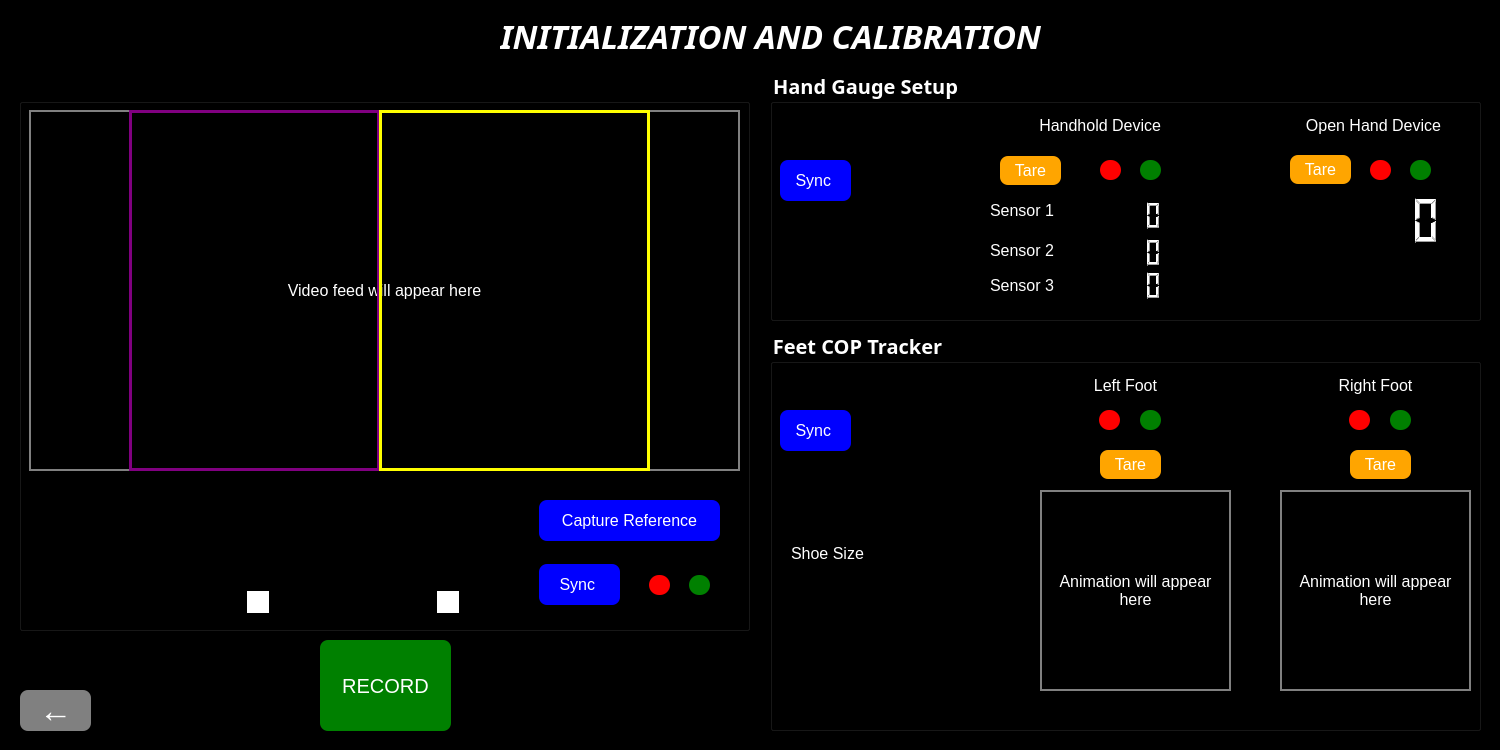
<?xml version="1.0" encoding="UTF-8"?>
<ui version="4.0">
 <class>Form</class>
 <widget class="QWidget" name="Form">
  <property name="geometry">
   <rect>
    <x>0</x>
    <y>0</y>
    <width>1500</width>
    <height>750</height>
   </rect>
  </property>
  <property name="windowTitle">
   <string>Form</string>
  </property>
  <property name="styleSheet">
   <string notr="true">background-color: rgb(0, 0, 0);</string>
  </property>
  <widget class="QLabel" name="setuptitle">
   <property name="geometry">
    <rect>
     <x>500</x>
     <y>10</y>
     <width>701</width>
     <height>51</height>
    </rect>
   </property>
   <property name="font">
    <font>
     <family>Segoe UI Variable Text Light</family>
     <pointsize>25</pointsize>
     <italic>true</italic>
     <bold>true</bold>
    </font>
   </property>
   <property name="styleSheet">
    <string notr="true">color: white;		</string>
   </property>
   <property name="text">
    <string>INITIALIZATION AND CALIBRATION</string>
   </property>
  </widget>
  <widget class="QGroupBox" name="MoCapSetupGroupBox">
   <property name="geometry">
    <rect>
     <x>19</x>
     <y>70</y>
     <width>731</width>
     <height>561</height>
    </rect>
   </property>
   <property name="font">
    <font>
     <family>Segoe UI Variable Text Light</family>
     <pointsize>15</pointsize>
     <bold>true</bold>
    </font>
   </property>
   <property name="styleSheet">
    <string notr="true">color: white;
MoCapSetupGroupBox{
	border: 10px solid white;
}
</string>
   </property>
   <property name="title">
    <string>Motion Capture Setup</string>
   </property>
   <widget class="QLabel" name="Height">
    <property name="geometry">
     <rect>
      <x>30</x>
      <y>446</y>
      <width>63</width>
      <height>31</height>
     </rect>
    </property>
    <property name="font">
     <font>
      <pointsize>12</pointsize>
     </font>
    </property>
    <property name="text">
     <string>Height</string>
    </property>
   </widget>
   <widget class="QLabel" name="Weight">
    <property name="geometry">
     <rect>
      <x>13</x>
      <y>480</y>
      <width>121</width>
      <height>31</height>
     </rect>
    </property>
    <property name="font">
     <font>
      <pointsize>12</pointsize>
     </font>
    </property>
    <property name="text">
     <string>Weight (lbs)</string>
    </property>
   </widget>
   <widget class="QLabel" name="LeadDetails">
    <property name="geometry">
     <rect>
      <x>213</x>
      <y>417</y>
      <width>63</width>
      <height>20</height>
     </rect>
    </property>
    <property name="font">
     <font>
      <pointsize>12</pointsize>
     </font>
    </property>
    <property name="text">
     <string>Lead</string>
    </property>
   </widget>
   <widget class="QLabel" name="FollowDetails">
    <property name="geometry">
     <rect>
      <x>393</x>
      <y>418</y>
      <width>63</width>
      <height>20</height>
     </rect>
    </property>
    <property name="font">
     <font>
      <pointsize>12</pointsize>
     </font>
    </property>
    <property name="text">
     <string>Follow</string>
    </property>
   </widget>
   <widget class="QLineEdit" name="HeightLfeet">
    <property name="geometry">
     <rect>
      <x>180</x>
      <y>450</y>
      <width>31</width>
      <height>26</height>
     </rect>
    </property>
    <property name="font">
     <font>
      <pointsize>12</pointsize>
     </font>
    </property>
   </widget>
   <widget class="QLineEdit" name="HeightFfeet">
    <property name="geometry">
     <rect>
      <x>370</x>
      <y>450</y>
      <width>31</width>
      <height>26</height>
     </rect>
    </property>
    <property name="font">
     <font>
      <pointsize>12</pointsize>
     </font>
    </property>
   </widget>
   <widget class="QLineEdit" name="WeightL">
    <property name="geometry">
     <rect>
      <x>180</x>
      <y>486</y>
      <width>113</width>
      <height>26</height>
     </rect>
    </property>
    <property name="font">
     <font>
      <pointsize>12</pointsize>
     </font>
    </property>
   </widget>
   <widget class="QLineEdit" name="WeightF">
    <property name="geometry">
     <rect>
      <x>370</x>
      <y>485</y>
      <width>113</width>
      <height>26</height>
     </rect>
    </property>
    <property name="font">
     <font>
      <pointsize>12</pointsize>
     </font>
    </property>
   </widget>
   <widget class="QLabel" name="Analyzing">
    <property name="geometry">
     <rect>
      <x>21</x>
      <y>514</y>
      <width>111</width>
      <height>31</height>
     </rect>
    </property>
    <property name="font">
     <font>
      <pointsize>12</pointsize>
     </font>
    </property>
    <property name="text">
     <string>Analyzing</string>
    </property>
   </widget>
   <widget class="QCheckBox" name="AnalyzeL">
    <property name="geometry">
     <rect>
      <x>228</x>
      <y>520</y>
      <width>91</width>
      <height>24</height>
     </rect>
    </property>
    <property name="styleSheet">
     <string notr="true">QCheckBox {
        color: white;
        font-size: 20px;
        font-weight: bold;
        spacing: 10px;
    }

    QCheckBox::indicator {
        width: 18px;
        height: 18px;
        border: 2px solid white;
        background-color: white;
    }

    QCheckBox::indicator:checked {
        background-color: #00aa00;
        border: 2px solid white;
    }</string>
    </property>
    <property name="text">
     <string/>
    </property>
   </widget>
   <widget class="QCheckBox" name="AnalyzeF">
    <property name="geometry">
     <rect>
      <x>418</x>
      <y>520</y>
      <width>81</width>
      <height>24</height>
     </rect>
    </property>
    <property name="styleSheet">
     <string notr="true">QCheckBox {
        color: white;
        font-size: 20px;
        font-weight: bold;
        spacing: 10px;
    }

    QCheckBox::indicator {
        width: 18px;
        height: 18px;
        border: 2px solid white;
        background-color: white;
    }

    QCheckBox::indicator:checked {
        background-color: #00aa00;
        border: 2px solid white;
    }</string>
    </property>
    <property name="text">
     <string/>
    </property>
   </widget>
   <widget class="QLabel" name="VideoFeed">
    <property name="geometry">
     <rect>
      <x>10</x>
      <y>40</y>
      <width>711</width>
      <height>361</height>
     </rect>
    </property>
    <property name="font">
     <font>
      <pointsize>12</pointsize>
     </font>
    </property>
    <property name="styleSheet">
     <string notr="true">background-color: black;
color: white;
border: 2px solid gray;</string>
    </property>
    <property name="text">
     <string>Video feed will appear here</string>
    </property>
    <property name="alignment">
     <set>Qt::AlignmentFlag::AlignCenter</set>
    </property>
   </widget>
   <widget class="QLabel" name="StartPositionL">
    <property name="geometry">
     <rect>
      <x>110</x>
      <y>40</y>
      <width>251</width>
      <height>361</height>
     </rect>
    </property>
    <property name="font">
     <font>
      <pointsize>12</pointsize>
     </font>
    </property>
    <property name="styleSheet">
     <string notr="true">background-color: transparent;
border: 3px solid purple;</string>
    </property>
    <property name="text">
     <string>Leader side for reference</string>
    </property>
    <property name="alignment">
     <set>Qt::AlignmentFlag::AlignBottom|Qt::AlignmentFlag::AlignLeading|Qt::AlignmentFlag::AlignLeft</set>
    </property>
   </widget>
   <widget class="QLabel" name="StartPositionF">
    <property name="geometry">
     <rect>
      <x>360</x>
      <y>40</y>
      <width>271</width>
      <height>361</height>
     </rect>
    </property>
    <property name="font">
     <font>
      <pointsize>12</pointsize>
     </font>
    </property>
    <property name="styleSheet">
     <string notr="true">background-color: transparent;
border: 3px solid yellow;</string>
    </property>
    <property name="text">
     <string>Follower side for reference</string>
    </property>
    <property name="alignment">
     <set>Qt::AlignmentFlag::AlignBottom|Qt::AlignmentFlag::AlignRight|Qt::AlignmentFlag::AlignTrailing</set>
    </property>
   </widget>
   <widget class="QLineEdit" name="HeightLinch">
    <property name="geometry">
     <rect>
      <x>240</x>
      <y>450</y>
      <width>31</width>
      <height>26</height>
     </rect>
    </property>
    <property name="font">
     <font>
      <pointsize>12</pointsize>
     </font>
    </property>
   </widget>
   <widget class="QLabel" name="HeightLft">
    <property name="geometry">
     <rect>
      <x>217</x>
      <y>450</y>
      <width>16</width>
      <height>20</height>
     </rect>
    </property>
    <property name="font">
     <font>
      <pointsize>12</pointsize>
     </font>
    </property>
    <property name="text">
     <string>ft</string>
    </property>
   </widget>
   <widget class="QLabel" name="HeightLin">
    <property name="geometry">
     <rect>
      <x>280</x>
      <y>450</y>
      <width>16</width>
      <height>20</height>
     </rect>
    </property>
    <property name="font">
     <font>
      <pointsize>12</pointsize>
     </font>
    </property>
    <property name="text">
     <string>in</string>
    </property>
   </widget>
   <widget class="QLabel" name="HeightFft">
    <property name="geometry">
     <rect>
      <x>407</x>
      <y>450</y>
      <width>16</width>
      <height>20</height>
     </rect>
    </property>
    <property name="font">
     <font>
      <pointsize>12</pointsize>
     </font>
    </property>
    <property name="text">
     <string>ft</string>
    </property>
   </widget>
   <widget class="QLineEdit" name="HeightFinch">
    <property name="geometry">
     <rect>
      <x>430</x>
      <y>450</y>
      <width>31</width>
      <height>26</height>
     </rect>
    </property>
    <property name="font">
     <font>
      <pointsize>12</pointsize>
     </font>
    </property>
   </widget>
   <widget class="QLabel" name="HeightFin">
    <property name="geometry">
     <rect>
      <x>468</x>
      <y>450</y>
      <width>16</width>
      <height>20</height>
     </rect>
    </property>
    <property name="font">
     <font>
      <pointsize>12</pointsize>
     </font>
    </property>
    <property name="text">
     <string>in</string>
    </property>
   </widget>
   <widget class="QPushButton" name="MocapSync">
    <property name="geometry">
     <rect>
      <x>520</x>
      <y>494</y>
      <width>81</width>
      <height>41</height>
     </rect>
    </property>
    <property name="font">
     <font>
      <pointsize>12</pointsize>
     </font>
    </property>
    <property name="acceptDrops">
     <bool>false</bool>
    </property>
    <property name="autoFillBackground">
     <bool>false</bool>
    </property>
    <property name="styleSheet">
     <string notr="true">background-color: blue;
color: white;
border-radius: 8px;
padding: 6px;</string>
    </property>
    <property name="text">
     <string>Sync </string>
    </property>
   </widget>
   <widget class="QLabel" name="MoCapRed">
    <property name="geometry">
     <rect>
      <x>630</x>
      <y>505</y>
      <width>21</width>
      <height>20</height>
     </rect>
    </property>
    <property name="styleSheet">
     <string notr="true">background-color: red;
border-radius: 10px</string>
    </property>
    <property name="text">
     <string/>
    </property>
   </widget>
   <widget class="QLabel" name="MoCapGreen">
    <property name="geometry">
     <rect>
      <x>670</x>
      <y>505</y>
      <width>21</width>
      <height>20</height>
     </rect>
    </property>
    <property name="styleSheet">
     <string notr="true">background-color: green;
border-radius: 10px</string>
    </property>
    <property name="text">
     <string/>
    </property>
   </widget>
   <widget class="QPushButton" name="CaptureReference">
    <property name="geometry">
     <rect>
      <x>520</x>
      <y>430</y>
      <width>181</width>
      <height>41</height>
     </rect>
    </property>
    <property name="font">
     <font>
      <pointsize>12</pointsize>
     </font>
    </property>
    <property name="styleSheet">
     <string notr="true">background-color: blue;
color: white;
border-radius: 8px;
padding: 6px;</string>
    </property>
    <property name="text">
     <string>Capture Reference</string>
    </property>
   </widget>
  </widget>
  <widget class="QGroupBox" name="HandGroupBox">
   <property name="geometry">
    <rect>
     <x>770</x>
     <y>70</y>
     <width>711</width>
     <height>251</height>
    </rect>
   </property>
   <property name="font">
    <font>
     <family>Segoe UI Variable Text Light</family>
     <pointsize>15</pointsize>
     <bold>true</bold>
    </font>
   </property>
   <property name="styleSheet">
    <string notr="true">color: white;</string>
   </property>
   <property name="title">
    <string>Hand Gauge Setup</string>
   </property>
   <widget class="QLabel" name="HandHold">
    <property name="geometry">
     <rect>
      <x>240</x>
      <y>40</y>
      <width>151</width>
      <height>31</height>
     </rect>
    </property>
    <property name="font">
     <font>
      <pointsize>12</pointsize>
     </font>
    </property>
    <property name="text">
     <string>Handhold Device</string>
    </property>
    <property name="alignment">
     <set>Qt::AlignmentFlag::AlignRight|Qt::AlignmentFlag::AlignTrailing|Qt::AlignmentFlag::AlignVCenter</set>
    </property>
   </widget>
   <widget class="QLabel" name="OpenHand">
    <property name="geometry">
     <rect>
      <x>480</x>
      <y>40</y>
      <width>191</width>
      <height>31</height>
     </rect>
    </property>
    <property name="font">
     <font>
      <pointsize>12</pointsize>
     </font>
    </property>
    <property name="text">
     <string>Open Hand Device</string>
    </property>
    <property name="alignment">
     <set>Qt::AlignmentFlag::AlignRight|Qt::AlignmentFlag::AlignTrailing|Qt::AlignmentFlag::AlignVCenter</set>
    </property>
   </widget>
   <widget class="QLCDNumber" name="xHandholdLBS">
    <property name="geometry">
     <rect>
      <x>300</x>
      <y>130</y>
      <width>111</width>
      <height>31</height>
     </rect>
    </property>
   </widget>
   <widget class="QLCDNumber" name="OpenHandLBS">
    <property name="geometry">
     <rect>
      <x>540</x>
      <y>120</y>
      <width>131</width>
      <height>61</height>
     </rect>
    </property>
   </widget>
   <widget class="QLabel" name="OpenHandRed">
    <property name="geometry">
     <rect>
      <x>600</x>
      <y>90</y>
      <width>21</width>
      <height>20</height>
     </rect>
    </property>
    <property name="styleSheet">
     <string notr="true">background-color: red;
border-radius: 10px</string>
    </property>
    <property name="text">
     <string/>
    </property>
   </widget>
   <widget class="QLabel" name="OpenHandGreen">
    <property name="geometry">
     <rect>
      <x>640</x>
      <y>90</y>
      <width>21</width>
      <height>20</height>
     </rect>
    </property>
    <property name="styleSheet">
     <string notr="true">background-color: green;
border-radius: 10px</string>
    </property>
    <property name="text">
     <string/>
    </property>
   </widget>
   <widget class="QLabel" name="HandholdRed">
    <property name="geometry">
     <rect>
      <x>330</x>
      <y>90</y>
      <width>21</width>
      <height>20</height>
     </rect>
    </property>
    <property name="styleSheet">
     <string notr="true">background-color: red;
border-radius: 10px</string>
    </property>
    <property name="text">
     <string/>
    </property>
   </widget>
   <widget class="QLabel" name="HandholdGreen">
    <property name="geometry">
     <rect>
      <x>370</x>
      <y>90</y>
      <width>21</width>
      <height>20</height>
     </rect>
    </property>
    <property name="styleSheet">
     <string notr="true">background-color: green;
border-radius: 10px</string>
    </property>
    <property name="text">
     <string/>
    </property>
   </widget>
   <widget class="QPushButton" name="HandSync">
    <property name="geometry">
     <rect>
      <x>10</x>
      <y>90</y>
      <width>71</width>
      <height>41</height>
     </rect>
    </property>
    <property name="font">
     <font>
      <pointsize>12</pointsize>
     </font>
    </property>
    <property name="acceptDrops">
     <bool>false</bool>
    </property>
    <property name="autoFillBackground">
     <bool>false</bool>
    </property>
    <property name="styleSheet">
     <string notr="true">background-color: blue;
color: white;
border-radius: 8px;
padding: 6px;</string>
    </property>
    <property name="text">
     <string>Sync </string>
    </property>
   </widget>
   <widget class="QLabel" name="xForceReadings">
    <property name="geometry">
     <rect>
      <x>220</x>
      <y>120</y>
      <width>101</width>
      <height>41</height>
     </rect>
    </property>
    <property name="font">
     <font>
      <pointsize>12</pointsize>
     </font>
    </property>
    <property name="text">
     <string>Sensor 1</string>
    </property>
   </widget>
   <widget class="QLabel" name="HHSyncStatus">
    <property name="geometry">
     <rect>
      <x>100</x>
      <y>90</y>
      <width>111</width>
      <height>81</height>
     </rect>
    </property>
    <property name="font">
     <font>
      <pointsize>12</pointsize>
     </font>
    </property>
    <property name="text">
     <string/>
    </property>
    <property name="wordWrap">
     <bool>true</bool>
    </property>
   </widget>
   <widget class="QLCDNumber" name="yHandholdLBS">
    <property name="geometry">
     <rect>
      <x>300</x>
      <y>167</y>
      <width>111</width>
      <height>31</height>
     </rect>
    </property>
   </widget>
   <widget class="QLCDNumber" name="zHandholdLBS">
    <property name="geometry">
     <rect>
      <x>300</x>
      <y>200</y>
      <width>111</width>
      <height>31</height>
     </rect>
    </property>
   </widget>
   <widget class="QLabel" name="yForceReadings">
    <property name="geometry">
     <rect>
      <x>220</x>
      <y>160</y>
      <width>101</width>
      <height>41</height>
     </rect>
    </property>
    <property name="font">
     <font>
      <pointsize>12</pointsize>
     </font>
    </property>
    <property name="text">
     <string>Sensor 2</string>
    </property>
   </widget>
   <widget class="QLabel" name="zForceReadings">
    <property name="geometry">
     <rect>
      <x>220</x>
      <y>200</y>
      <width>101</width>
      <height>31</height>
     </rect>
    </property>
    <property name="font">
     <font>
      <pointsize>12</pointsize>
     </font>
    </property>
    <property name="text">
     <string>Sensor 3</string>
    </property>
   </widget>
   <widget class="QPushButton" name="HHTare">
    <property name="geometry">
     <rect>
      <x>230</x>
      <y>86</y>
      <width>61</width>
      <height>29</height>
     </rect>
    </property>
    <property name="font">
     <font>
      <pointsize>12</pointsize>
     </font>
    </property>
    <property name="styleSheet">
     <string notr="true">background-color: orange;
color: white;
border-radius: 8px;
padding: 6px;</string>
    </property>
    <property name="text">
     <string>Tare</string>
    </property>
   </widget>
   <widget class="QPushButton" name="OHTare">
    <property name="geometry">
     <rect>
      <x>520</x>
      <y>85</y>
      <width>61</width>
      <height>29</height>
     </rect>
    </property>
    <property name="font">
     <font>
      <pointsize>12</pointsize>
     </font>
    </property>
    <property name="styleSheet">
     <string notr="true">background-color: orange;
color: white;
border-radius: 8px;
padding: 6px;</string>
    </property>
    <property name="text">
     <string>Tare</string>
    </property>
   </widget>
  </widget>
  <widget class="QGroupBox" name="FeetGroupBox">
   <property name="geometry">
    <rect>
     <x>770</x>
     <y>330</y>
     <width>711</width>
     <height>401</height>
    </rect>
   </property>
   <property name="font">
    <font>
     <family>Segoe UI Variable Text Light</family>
     <pointsize>15</pointsize>
     <bold>true</bold>
    </font>
   </property>
   <property name="styleSheet">
    <string notr="true">color: white;</string>
   </property>
   <property name="title">
    <string>Feet COP Tracker</string>
   </property>
   <widget class="QLabel" name="RightFoot">
    <property name="geometry">
     <rect>
      <x>550</x>
      <y>40</y>
      <width>111</width>
      <height>31</height>
     </rect>
    </property>
    <property name="font">
     <font>
      <pointsize>12</pointsize>
     </font>
    </property>
    <property name="text">
     <string>Right Foot</string>
    </property>
    <property name="alignment">
     <set>Qt::AlignmentFlag::AlignCenter</set>
    </property>
   </widget>
   <widget class="QLabel" name="LeftFoot">
    <property name="geometry">
     <rect>
      <x>290</x>
      <y>40</y>
      <width>131</width>
      <height>31</height>
     </rect>
    </property>
    <property name="font">
     <font>
      <pointsize>12</pointsize>
     </font>
    </property>
    <property name="text">
     <string>Left Foot</string>
    </property>
    <property name="alignment">
     <set>Qt::AlignmentFlag::AlignCenter</set>
    </property>
   </widget>
   <widget class="QPushButton" name="FeetSync">
    <property name="geometry">
     <rect>
      <x>10</x>
      <y>80</y>
      <width>71</width>
      <height>41</height>
     </rect>
    </property>
    <property name="font">
     <font>
      <pointsize>12</pointsize>
     </font>
    </property>
    <property name="acceptDrops">
     <bool>false</bool>
    </property>
    <property name="autoFillBackground">
     <bool>false</bool>
    </property>
    <property name="styleSheet">
     <string notr="true">background-color: blue;
color: white;
border-radius: 8px;
padding: 6px;</string>
    </property>
    <property name="text">
     <string>Sync </string>
    </property>
   </widget>
   <widget class="QLabel" name="LeftFootRed">
    <property name="geometry">
     <rect>
      <x>329</x>
      <y>80</y>
      <width>21</width>
      <height>20</height>
     </rect>
    </property>
    <property name="styleSheet">
     <string notr="true">background-color: red;
border-radius: 10px</string>
    </property>
    <property name="text">
     <string/>
    </property>
   </widget>
   <widget class="QLabel" name="LeftFootGreen">
    <property name="geometry">
     <rect>
      <x>370</x>
      <y>80</y>
      <width>21</width>
      <height>20</height>
     </rect>
    </property>
    <property name="styleSheet">
     <string notr="true">background-color: green;
border-radius: 10px</string>
    </property>
    <property name="text">
     <string/>
    </property>
   </widget>
   <widget class="QLabel" name="RightFootGreen">
    <property name="geometry">
     <rect>
      <x>620</x>
      <y>80</y>
      <width>21</width>
      <height>20</height>
     </rect>
    </property>
    <property name="styleSheet">
     <string notr="true">background-color: green;
border-radius: 10px</string>
    </property>
    <property name="text">
     <string/>
    </property>
   </widget>
   <widget class="QLabel" name="RightFootRed">
    <property name="geometry">
     <rect>
      <x>579</x>
      <y>80</y>
      <width>21</width>
      <height>20</height>
     </rect>
    </property>
    <property name="styleSheet">
     <string notr="true">background-color: red;
border-radius: 10px</string>
    </property>
    <property name="text">
     <string/>
    </property>
   </widget>
   <widget class="QLabel" name="LeftFootLiveView">
    <property name="geometry">
     <rect>
      <x>270</x>
      <y>160</y>
      <width>191</width>
      <height>201</height>
     </rect>
    </property>
    <property name="font">
     <font>
      <pointsize>12</pointsize>
     </font>
    </property>
    <property name="styleSheet">
     <string notr="true">background-color: black;
color: white;
border: 2px solid gray;</string>
    </property>
    <property name="text">
     <string>Animation will appear here</string>
    </property>
    <property name="alignment">
     <set>Qt::AlignmentFlag::AlignCenter</set>
    </property>
    <property name="wordWrap">
     <bool>true</bool>
    </property>
   </widget>
   <widget class="QLabel" name="RightFootLiveView">
    <property name="geometry">
     <rect>
      <x>510</x>
      <y>160</y>
      <width>191</width>
      <height>201</height>
     </rect>
    </property>
    <property name="font">
     <font>
      <pointsize>12</pointsize>
     </font>
    </property>
    <property name="styleSheet">
     <string notr="true">background-color: black;
color: white;
border: 2px solid gray;</string>
    </property>
    <property name="text">
     <string>Animation will appear here</string>
    </property>
    <property name="alignment">
     <set>Qt::AlignmentFlag::AlignCenter</set>
    </property>
    <property name="wordWrap">
     <bool>true</bool>
    </property>
   </widget>
   <widget class="QLineEdit" name="ShoeSizeInput">
    <property name="geometry">
     <rect>
      <x>20</x>
      <y>240</y>
      <width>101</width>
      <height>26</height>
     </rect>
    </property>
    <property name="font">
     <font>
      <pointsize>12</pointsize>
     </font>
    </property>
   </widget>
   <widget class="QLabel" name="ShoeSize">
    <property name="geometry">
     <rect>
      <x>21</x>
      <y>213</y>
      <width>91</width>
      <height>20</height>
     </rect>
    </property>
    <property name="font">
     <font>
      <pointsize>12</pointsize>
     </font>
    </property>
    <property name="text">
     <string>Shoe Size</string>
    </property>
   </widget>
   <widget class="QLabel" name="FootSyncStatus">
    <property name="geometry">
     <rect>
      <x>100</x>
      <y>80</y>
      <width>161</width>
      <height>71</height>
     </rect>
    </property>
    <property name="font">
     <font>
      <pointsize>12</pointsize>
     </font>
    </property>
    <property name="text">
     <string/>
    </property>
    <property name="wordWrap">
     <bool>true</bool>
    </property>
   </widget>
   <widget class="QPushButton" name="LeftFootTare">
    <property name="geometry">
     <rect>
      <x>330</x>
      <y>120</y>
      <width>61</width>
      <height>29</height>
     </rect>
    </property>
    <property name="font">
     <font>
      <pointsize>12</pointsize>
     </font>
    </property>
    <property name="styleSheet">
     <string notr="true">background-color: orange;
color: white;
border-radius: 8px;
padding: 6px;</string>
    </property>
    <property name="text">
     <string>Tare</string>
    </property>
   </widget>
   <widget class="QPushButton" name="RightFootTare">
    <property name="geometry">
     <rect>
      <x>580</x>
      <y>120</y>
      <width>61</width>
      <height>29</height>
     </rect>
    </property>
    <property name="font">
     <font>
      <pointsize>12</pointsize>
     </font>
    </property>
    <property name="styleSheet">
     <string notr="true">background-color: orange;
color: white;
border-radius: 8px;
padding: 6px;</string>
    </property>
    <property name="text">
     <string>Tare</string>
    </property>
   </widget>
  </widget>
  <widget class="QPushButton" name="Record">
   <property name="geometry">
    <rect>
     <x>320</x>
     <y>640</y>
     <width>131</width>
     <height>91</height>
    </rect>
   </property>
   <property name="font">
    <font>
     <pointsize>15</pointsize>
    </font>
   </property>
   <property name="acceptDrops">
    <bool>false</bool>
   </property>
   <property name="autoFillBackground">
    <bool>false</bool>
   </property>
   <property name="styleSheet">
    <string notr="true">background-color: green;
color: white;
border-radius: 8px;
padding: 6px;</string>
   </property>
   <property name="text">
    <string>RECORD</string>
   </property>
  </widget>
  <widget class="QPushButton" name="Back">
   <property name="geometry">
    <rect>
     <x>20</x>
     <y>690</y>
     <width>71</width>
     <height>41</height>
    </rect>
   </property>
   <property name="font">
    <font>
     <pointsize>25</pointsize>
     <bold>true</bold>
    </font>
   </property>
   <property name="acceptDrops">
    <bool>false</bool>
   </property>
   <property name="autoFillBackground">
    <bool>false</bool>
   </property>
   <property name="styleSheet">
    <string notr="true">background-color: grey;
color: white;
border-radius: 8px;
padding: 6px;</string>
   </property>
   <property name="text">
    <string>←</string>
   </property>
  </widget>
 </widget>
 <resources/>
 <connections/>
</ui>
